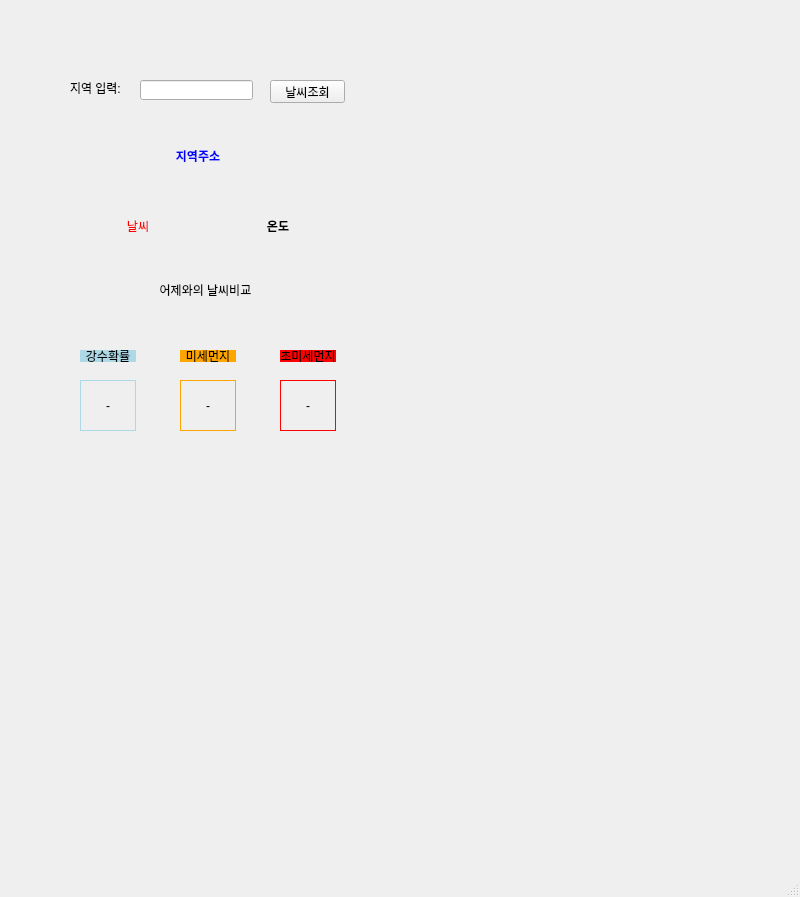
<?xml version="1.0" encoding="UTF-8"?>
<ui version="4.0">
 <class>MainWindow</class>
 <widget class="QMainWindow" name="MainWindow">
  <property name="geometry">
   <rect>
    <x>0</x>
    <y>0</y>
    <width>800</width>
    <height>897</height>
   </rect>
  </property>
  <property name="windowTitle">
   <string>MainWindow</string>
  </property>
  <property name="styleSheet">
   <string notr="true"/>
  </property>
  <widget class="QWidget" name="centralwidget">
   <widget class="QLabel" name="label">
    <property name="geometry">
     <rect>
      <x>70</x>
      <y>80</y>
      <width>71</width>
      <height>16</height>
     </rect>
    </property>
    <property name="text">
     <string>지역 입력:</string>
    </property>
   </widget>
   <widget class="QLineEdit" name="lineEdit">
    <property name="geometry">
     <rect>
      <x>140</x>
      <y>80</y>
      <width>113</width>
      <height>20</height>
     </rect>
    </property>
   </widget>
   <widget class="QPushButton" name="pushButton">
    <property name="geometry">
     <rect>
      <x>270</x>
      <y>80</y>
      <width>75</width>
      <height>23</height>
     </rect>
    </property>
    <property name="text">
     <string>날씨조회</string>
    </property>
   </widget>
   <widget class="QLabel" name="label_2">
    <property name="geometry">
     <rect>
      <x>170</x>
      <y>150</y>
      <width>56</width>
      <height>12</height>
     </rect>
    </property>
    <property name="font">
     <font>
      <weight>75</weight>
      <bold>true</bold>
     </font>
    </property>
    <property name="styleSheet">
     <string notr="true">color:blue;</string>
    </property>
    <property name="text">
     <string>지역주소</string>
    </property>
    <property name="alignment">
     <set>Qt::AlignCenter</set>
    </property>
   </widget>
   <widget class="QLabel" name="label_3">
    <property name="geometry">
     <rect>
      <x>110</x>
      <y>220</y>
      <width>56</width>
      <height>12</height>
     </rect>
    </property>
    <property name="styleSheet">
     <string notr="true">color:red;</string>
    </property>
    <property name="text">
     <string>날씨</string>
    </property>
    <property name="alignment">
     <set>Qt::AlignCenter</set>
    </property>
   </widget>
   <widget class="QLabel" name="label_4">
    <property name="geometry">
     <rect>
      <x>250</x>
      <y>220</y>
      <width>56</width>
      <height>12</height>
     </rect>
    </property>
    <property name="font">
     <font>
      <weight>75</weight>
      <bold>true</bold>
     </font>
    </property>
    <property name="text">
     <string>온도</string>
    </property>
    <property name="alignment">
     <set>Qt::AlignCenter</set>
    </property>
   </widget>
   <widget class="QLabel" name="label_5">
    <property name="geometry">
     <rect>
      <x>140</x>
      <y>280</y>
      <width>131</width>
      <height>20</height>
     </rect>
    </property>
    <property name="text">
     <string>어제와의 날씨비교</string>
    </property>
    <property name="alignment">
     <set>Qt::AlignCenter</set>
    </property>
   </widget>
   <widget class="QLabel" name="label_6">
    <property name="geometry">
     <rect>
      <x>80</x>
      <y>350</y>
      <width>56</width>
      <height>12</height>
     </rect>
    </property>
    <property name="styleSheet">
     <string notr="true">background-color:lightblue;</string>
    </property>
    <property name="text">
     <string>강수확률</string>
    </property>
    <property name="alignment">
     <set>Qt::AlignCenter</set>
    </property>
   </widget>
   <widget class="QLabel" name="label_7">
    <property name="geometry">
     <rect>
      <x>180</x>
      <y>350</y>
      <width>56</width>
      <height>12</height>
     </rect>
    </property>
    <property name="styleSheet">
     <string notr="true">background-color:orange;</string>
    </property>
    <property name="text">
     <string>미세먼지</string>
    </property>
    <property name="alignment">
     <set>Qt::AlignCenter</set>
    </property>
   </widget>
   <widget class="QLabel" name="label_8">
    <property name="geometry">
     <rect>
      <x>280</x>
      <y>350</y>
      <width>56</width>
      <height>12</height>
     </rect>
    </property>
    <property name="styleSheet">
     <string notr="true">background-color:red</string>
    </property>
    <property name="text">
     <string>초미세먼지</string>
    </property>
    <property name="alignment">
     <set>Qt::AlignCenter</set>
    </property>
   </widget>
   <widget class="QLabel" name="label_9">
    <property name="geometry">
     <rect>
      <x>80</x>
      <y>380</y>
      <width>56</width>
      <height>51</height>
     </rect>
    </property>
    <property name="styleSheet">
     <string notr="true">border:1px solid lightblue</string>
    </property>
    <property name="text">
     <string>-</string>
    </property>
    <property name="alignment">
     <set>Qt::AlignCenter</set>
    </property>
   </widget>
   <widget class="QLabel" name="label_10">
    <property name="geometry">
     <rect>
      <x>180</x>
      <y>380</y>
      <width>56</width>
      <height>51</height>
     </rect>
    </property>
    <property name="styleSheet">
     <string notr="true">border:1px solid orange;</string>
    </property>
    <property name="text">
     <string>-</string>
    </property>
    <property name="alignment">
     <set>Qt::AlignCenter</set>
    </property>
   </widget>
   <widget class="QLabel" name="label_11">
    <property name="geometry">
     <rect>
      <x>280</x>
      <y>380</y>
      <width>56</width>
      <height>51</height>
     </rect>
    </property>
    <property name="styleSheet">
     <string notr="true">border: 1px solid red;</string>
    </property>
    <property name="text">
     <string>-</string>
    </property>
    <property name="alignment">
     <set>Qt::AlignCenter</set>
    </property>
   </widget>
  </widget>
  <widget class="QStatusBar" name="statusbar"/>
 </widget>
 <resources/>
 <connections/>
</ui>
